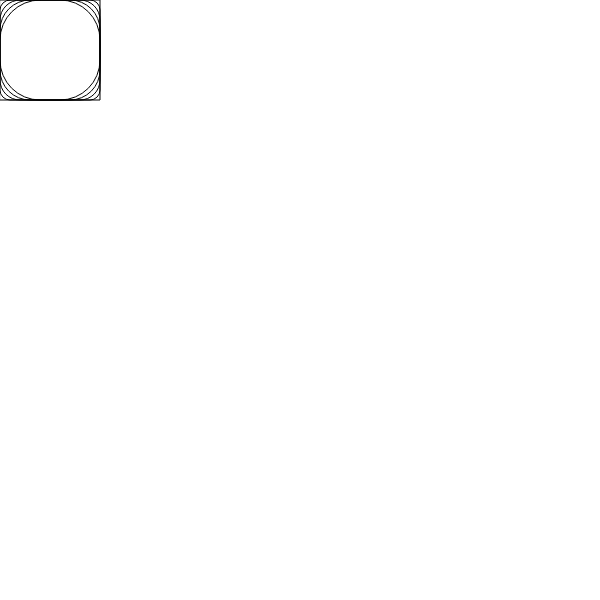
Frame 1 (no input)
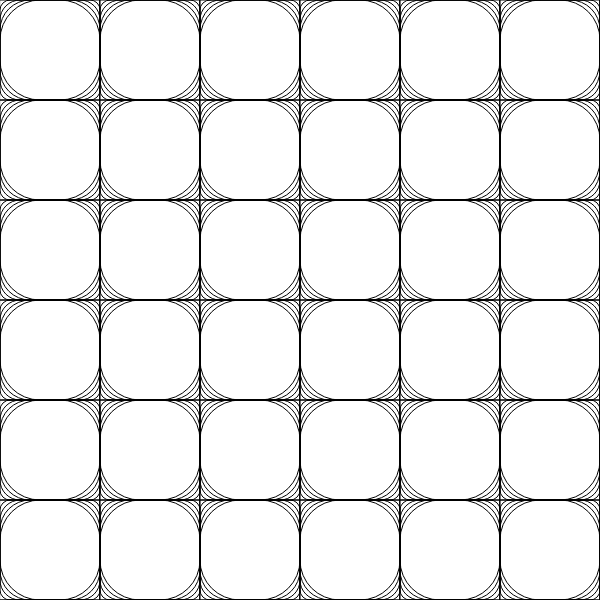
Frame 60 (no input)
Frame 120 (the mouse pressed at the canvas centre since frame 60): identical to frame 60, image omitted

The p5.js sketch that drew these frames (run headless with seeded random() and noise() and a simulated clock; from frame 60 on, the mouse is pressed at the canvas centre):

// p5.js sketch
// ── sketch.js
let Xlocation = 0;
let Ylocation = 0;

const sizeOfSquare = 100;
let borderRadius = 0;

function setup() {
  angleMode(DEGREES);
  var cnv = createCanvas(600, 600);
  cnv.style("display", "block");
  background(255);
}

function draw() {
  stroke(0);
  fill(0, 0, 0, 0);
  strokeWeight(1);  

  for (let index = 0; index < 5; index++) {
    push();
    translate(Xlocation + sizeOfSquare / 2, Ylocation + sizeOfSquare / 2);
    square(
      0 - sizeOfSquare / 2,
      0 - sizeOfSquare / 2,
      sizeOfSquare,
      borderRadius,
    );
    pop();
    borderRadius+=10;
  }

  borderRadius=0;

  Xlocation += sizeOfSquare;
  if (Xlocation > width) {
    Xlocation = 0;
    Ylocation += sizeOfSquare;
  }
}
